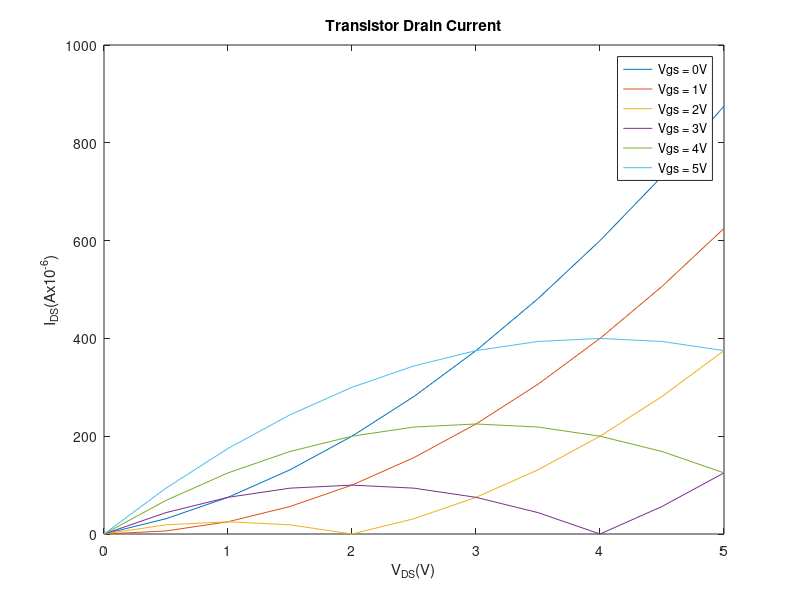

The MATLAB source for this figure:
%PIECEWISE PLOT - TRANSISTOR I-V CURVES
%%
clc; clear;
      %  0                                           Vgs-Vt < 0<=Vds
      % K[(Vgs -Vt)Vds - 1/2 Vds^2]                  0<=Vds<=Vgs-Vt
%Ids =  1/2*K(Vga -Vt)^2                             0<=Vgs-Vt<=Vds
%%%%%%%%%%%%%%%%%%%%%%%%%%%%%%%%%%%%%%%%%%%%%%%%%%%%%%%%%%%%%%%%%%%
Vgs = linspace(0, 5, 6);
Vds = 0:0.5:5;
[X, Y] = meshgrid(Vgs, Vds);
lin = false(1,6);
sat = false(1,6);
Ids = zeros(11, 6);
%Create a logical variable lin which is logical 1 when the transistor is in the linear region and zero elsewhere.
for i = 1:6
    if (X(i) <= 0) && (X(i) <= Vgs(i) - 1)
        lin(i) = true;
    else
        lin(i) = false;
    end
    
    %create a logical variable sat which is logical 1 in the saturation region and zero elsewhere
    if (Vgs(i) - 1 <= 0) && (Vgs(i) - 1 <= X(i))
        sat(i) = true;
    else
        sat(i) = false;
    end
end
%Create the variable Ids according to the equation given previously
for j = 1:6
    if lin(i) == true && sat(i) == true
        Ids = 0;
    elseif lin(i) == true
        Ids = abs(50 .* (((X-1).*Y) - (0.5.*((Y).^2))));
    elseif sat(i) == true
        Ids = abs(0.5 .* (50 .*(((X - 1).^2))));
    else
        Ids = 0;
    end
end
figure;
plot(Y, Ids)
xlabel("V_D_S(V)");
ylabel("I_D_S(Ax10^-^6)");
title("Transistor Drain Current");
legend("Vgs = 0V", "Vgs = 1V", "Vgs = 2V", "Vgs = 3V", "Vgs = 4V","Vgs = 5V", "Vgs = 6V");